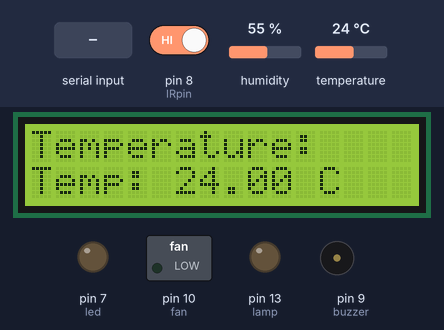
A sketch run on a simulated Arduino Uno, built with avr-gcc and run on an emulated ATmega328P. On the bench: 16×2 character LCD, switched loads named in the sketch (green lamp = pin HIGH), output pins drawn as LEDs (lit = HIGH), buzzer (waves = sounding, pin HIGH). The test bench sets the inputs (shaded band); at power-on: temperature 24 °C, pin 8 (IRpin) HIGH, humidity 55 %.

Above: at 1.2 s.
1.3 s: temperature set to 34 °C
At 3.3 s:
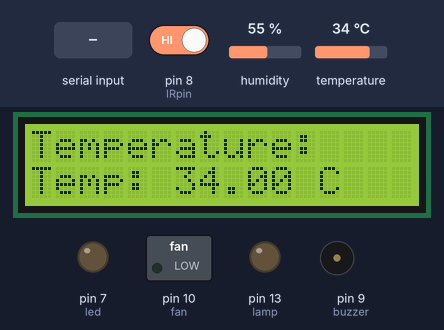
3.6 s: temperature set to 37 °C
At 4.9 s:
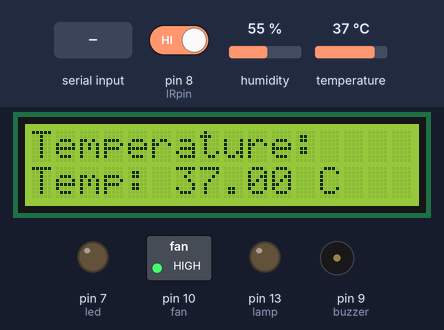
5.6 s: pin 8 (IRpin) driven LOW
At 7.3 s:
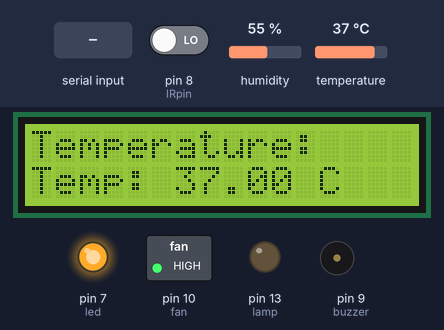
7.6 s: "2" received over Serial
At 9.1 s:
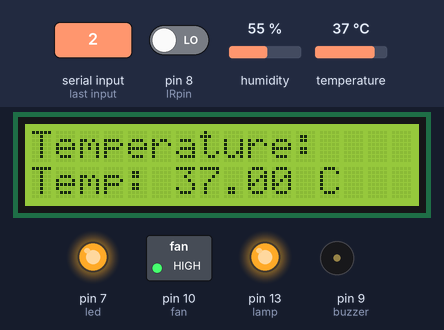
9.7 s: temperature set to 26 °C
At 10.6 s:
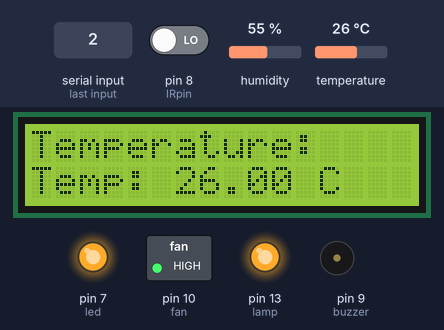
11.7 s: temperature set to 23 °C
At 13.3 s:
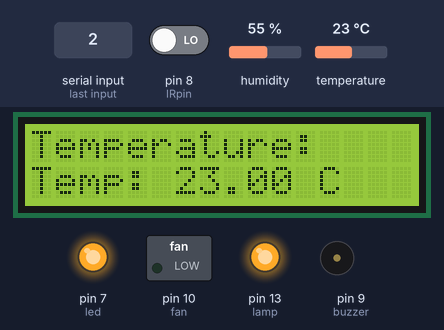
Timing chart, 0 to 14.7 s (numbered marks = the images above; inputs shaded):
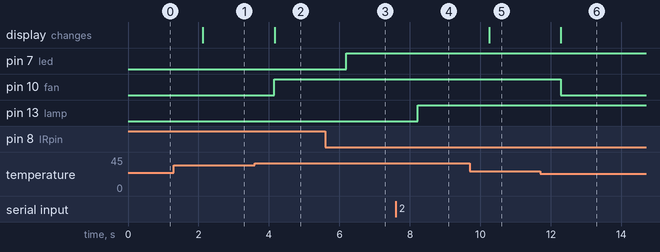

The sketch:

main.ino
```cpp
#include <LiquidCrystal.h>
#include "DHT.h"

#define DHTTYPE DHT11
DHT dht(A0, DHTTYPE);
LiquidCrystal lcd(12, 11, 5, 4, 3, 2);

int buzzer = 9;
int led = 7;
int fan = 10;
int IRpin = 8;
int lamp = 13;
char data = 0;

void setup() {
  Serial.begin(9600);
  pinMode(led, OUTPUT);
  pinMode(lamp, OUTPUT);
  pinMode(buzzer, OUTPUT);
  pinMode(fan, OUTPUT);
  pinMode(IRpin, INPUT);
  dht.begin();
  lcd.begin(16, 2);  // Adjust these numbers for your LCD size
  lcd.clear();       // Clear the LCD initially
  lcd.print("Temperature:");
}

void loop() {
  // Read temperature from DHT sensor
  float t = dht.readTemperature();

  if (t < 20 || t > 40)
    digitalWrite(buzzer, HIGH);
  if(20<t || t<40)
    digitalWrite(buzzer, LOW);

  if (t > 35)
    digitalWrite(fan, HIGH);
  if (t < 25)
    digitalWrite(fan, LOW);

  // Display temperature on LCD
  lcd.setCursor(0, 1);
  lcd.print("                ");  // Clear previous temperature value
  lcd.setCursor(0, 1);
  lcd.print("Temp: ");
  lcd.print(t);
  lcd.print(" C");

  // Read IR sensor value
  int irvalue = digitalRead(IRpin);
  if (irvalue == 0) {
    digitalWrite(led, HIGH);
  } else {
    digitalWrite(led, LOW);
  }

  // Check for incoming data from serial communication
  if (Serial.available() > 0) {
    data = Serial.read();
    // Control components based on received data
    if (data == '1')
      digitalWrite(led, HIGH);
    else if (data == '0')
      digitalWrite(led, LOW);
    else if (data == '3')
      digitalWrite(lamp, LOW);
    else if (data == '2')
      digitalWrite(lamp, HIGH);
    else if (data == '5')
      digitalWrite(fan, LOW);
    else if (data == '4')
      digitalWrite(fan, HIGH);
  }

  // Add a delay to prevent rapid updates
  delay(1000);
}
```

Measured:
- the behaviour switches between 35 and 36 °C on temperature (found by bisection; images 1 and 2)
- the behaviour switches between 25 and 24 °C on temperature (found by bisection; images 5 and 6)
- after the input at 1.3 s, the display: changes after 0.83 s (image 1)
- after the input at 3.6 s, pin 10 (fan): LOW → HIGH after 0.55 s; the display: changes after 0.56 s (image 2)
- after the input at 5.6 s, pin 7 (led): LOW → HIGH after 0.59 s
- after the input at 7.6 s, pin 13 (lamp): LOW → HIGH after 0.62 s
- after the input at 9.7 s, the display: changes after 0.56 s (image 5)
- after the input at 11.7 s, pin 10 (fan): HIGH → LOW after 0.58 s; the display: changes after 0.59 s (image 6)
